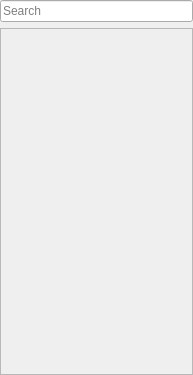
<?xml version="1.0" encoding="UTF-8"?>
<ui version="4.0">
 <class>ToolBox</class>
 <widget class="QWidget" name="ToolBox">
  <property name="geometry">
   <rect>
    <x>0</x>
    <y>0</y>
    <width>193</width>
    <height>375</height>
   </rect>
  </property>
  <property name="windowTitle">
   <string>Form</string>
  </property>
  <layout class="QVBoxLayout" name="verticalLayout">
   <property name="leftMargin">
    <number>0</number>
   </property>
   <property name="topMargin">
    <number>0</number>
   </property>
   <property name="rightMargin">
    <number>0</number>
   </property>
   <property name="bottomMargin">
    <number>0</number>
   </property>
   <item>
    <widget class="QLineEdit" name="lineEditSearch">
     <property name="placeholderText">
      <string>Search</string>
     </property>
    </widget>
   </item>
   <item>
    <widget class="QScrollArea" name="scrollArea">
     <property name="widgetResizable">
      <bool>true</bool>
     </property>
     <property name="alignment">
      <set>Qt::AlignLeading|Qt::AlignLeft|Qt::AlignTop</set>
     </property>
     <widget class="QWidget" name="scrollAreaWidgetContents">
      <property name="geometry">
       <rect>
        <x>0</x>
        <y>0</y>
        <width>191</width>
        <height>347</height>
       </rect>
      </property>
      <layout class="QVBoxLayout" name="verticalLayoutContent">
       <property name="spacing">
        <number>0</number>
       </property>
       <property name="leftMargin">
        <number>0</number>
       </property>
       <property name="topMargin">
        <number>0</number>
       </property>
       <property name="rightMargin">
        <number>0</number>
       </property>
       <property name="bottomMargin">
        <number>0</number>
       </property>
      </layout>
     </widget>
    </widget>
   </item>
  </layout>
 </widget>
 <resources>
  <include location="../../res/res.qrc"/>
 </resources>
 <connections/>
</ui>
